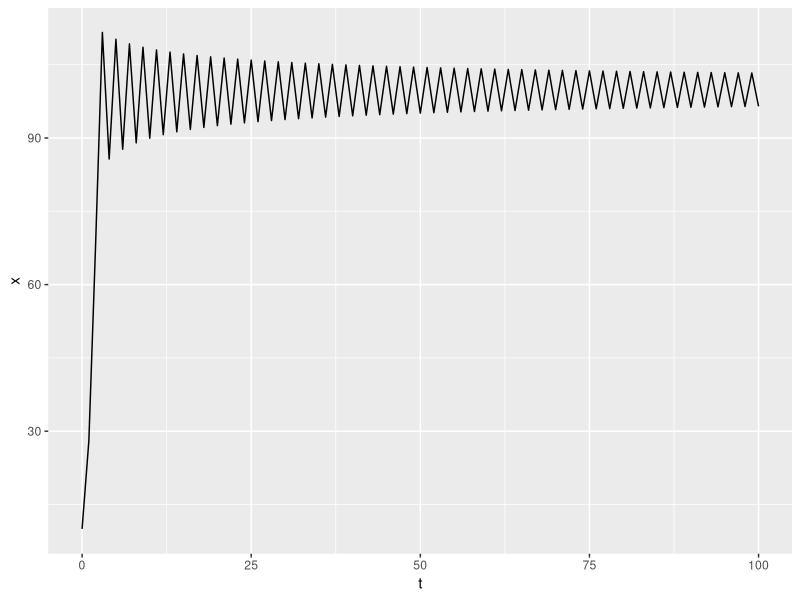
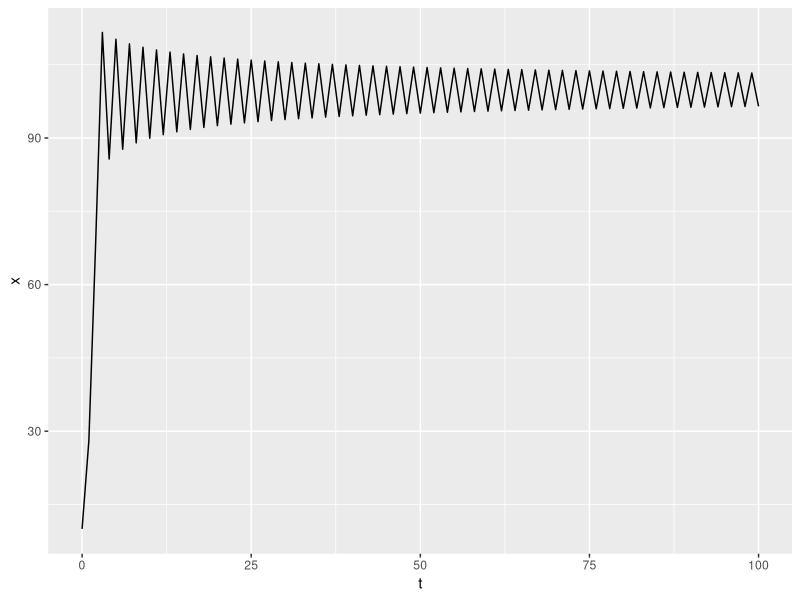

Here is the R script that generated these plots, in order:
## ---- chunk 1
knitr::opts_chunk$set(echo = TRUE)
## ---- chunk 2
library(tidyverse)
## ---- chunk 3
x0<-10
r<-1
K<-100
tmax<-100
## ---- chunk 4
f<-function(x,r=1,K=100){x+r*x*(1-x/K)}

f(20,)
## ---- chunk 5
tmax<-100
df<- tibble(x=x0, t=0)


for(t in 1:tmax){
  #df%>%select(x%>%filter(t==t))
  x_t<-df[t, "x"][[1]]
  x_tl<-f(x_t, r=2, K=100)

  df<-bind_rows(df,
                tibble(x=x_tl, t=t))}

df%>%ggplot(aes(t, x))+geom_line()
## ---- chunk 6

#df%>%filter(t>80)

r_output<-function(r){for(t in 1:tmax){
  x_t<-df[t, "x"][[1]]
  x_tl<-f(x_t,r=r)

  df<-bind_rows(df,
                tibble(x=x_tl, t=t))}}



r_output(2)

df%>%ggplot(aes(t, x))+geom_line()



## ---- chunk 7
r_values<-seq(1,3,length.out=100)
r_results<-tibble(x=x0, t=0, r=1)
for(r in r_values){
 r<2.1
  tmp<-r_output(r)
  tmp$r_value<-r
 r_results<- bind_rows(r_results,
tmp)
}

